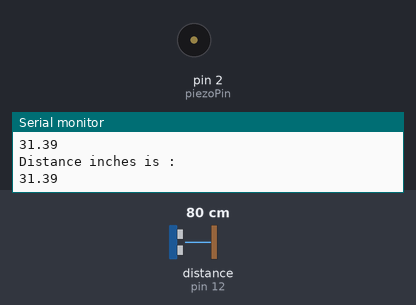
Recording of a sketch running on a simulated Arduino Uno, built with avr-gcc and run on an emulated ATmega328P. Parts: buzzer (waves = sounding), the last lines printed to the serial monitor. Wiring (inferred from the names in the program): ultrasonic range finder: trigger pin 11; echo pin 12. The test bench sets the inputs (shaded band); at power-on: distance to the obstacle (sensor on pin 12) 80 cm. The echo pulse lasts 58.3 µs per cm.

Above: at 1.2 s.
1.3 s: distance to the obstacle (sensor on pin 12) set to 27 cm
2.8 s: distance to the obstacle (sensor on pin 12) set to 23 cm
At 3.8 s:
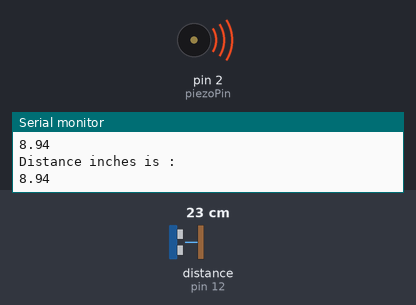
4.3 s: distance to the obstacle (sensor on pin 12) set to 60 cm
At 6.3 s:
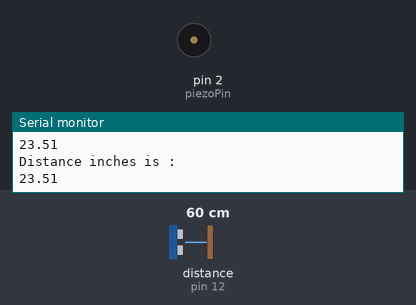
Timing chart, 0 to 7.8 s (numbered marks = the images above; inputs shaded):
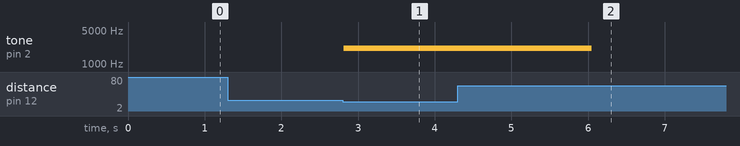

The sketch:

Intruder_Alarm.ino
```cpp
const int trigPin =11;
const int echoPin =12;

int piezoPin = 2;


float distance =0;


void setup() {
  // put your setup code here, to run once:
  Serial.begin(9600);

  pinMode(trigPin, OUTPUT);
  pinMode(echoPin, INPUT);

  //pinMode(piezoPin, OUTPUT);
}

void loop() {
  // put your main code here, to run repeatedly:
  distance = getDistance();
  Serial.println(F("Distance inches is :"));
  Serial.println(distance);
  if (distance <=10){
    tone(piezoPin,2100,1800);
  }
  delay(100);

}

float getDistance(){
  float echoTime;
  float calculatedDistance;

  digitalWrite(trigPin, HIGH);
  delayMicroseconds(10);
  digitalWrite(trigPin, LOW);

  echoTime = pulseIn(echoPin, HIGH);

  calculatedDistance =echoTime/148.0;
  return calculatedDistance;
}
```

Measured:
- the behaviour switches between 26 and 25 cm on distance to the obstacle (sensor on pin 12) (found by bisection; images 0 and 1)
- after the input at 2.8 s, tone on pin 2 (piezoPin): silent → 2100 Hz at once
- after the input at 4.3 s, tone on pin 2 (piezoPin): 2100 Hz → silent after 1.7 s
